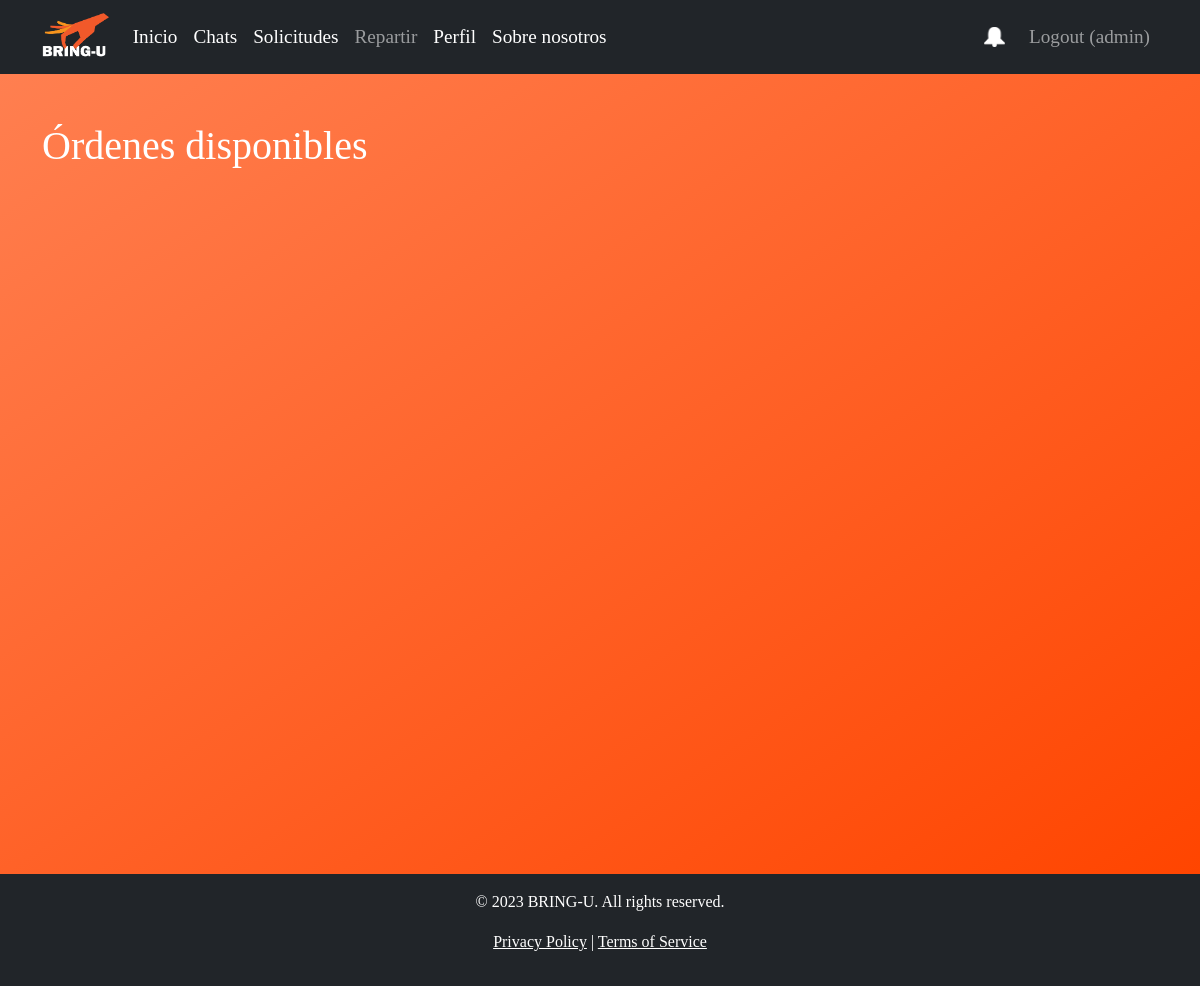
/available_orders/ (signed in), run on an earlier commit of the app's database.
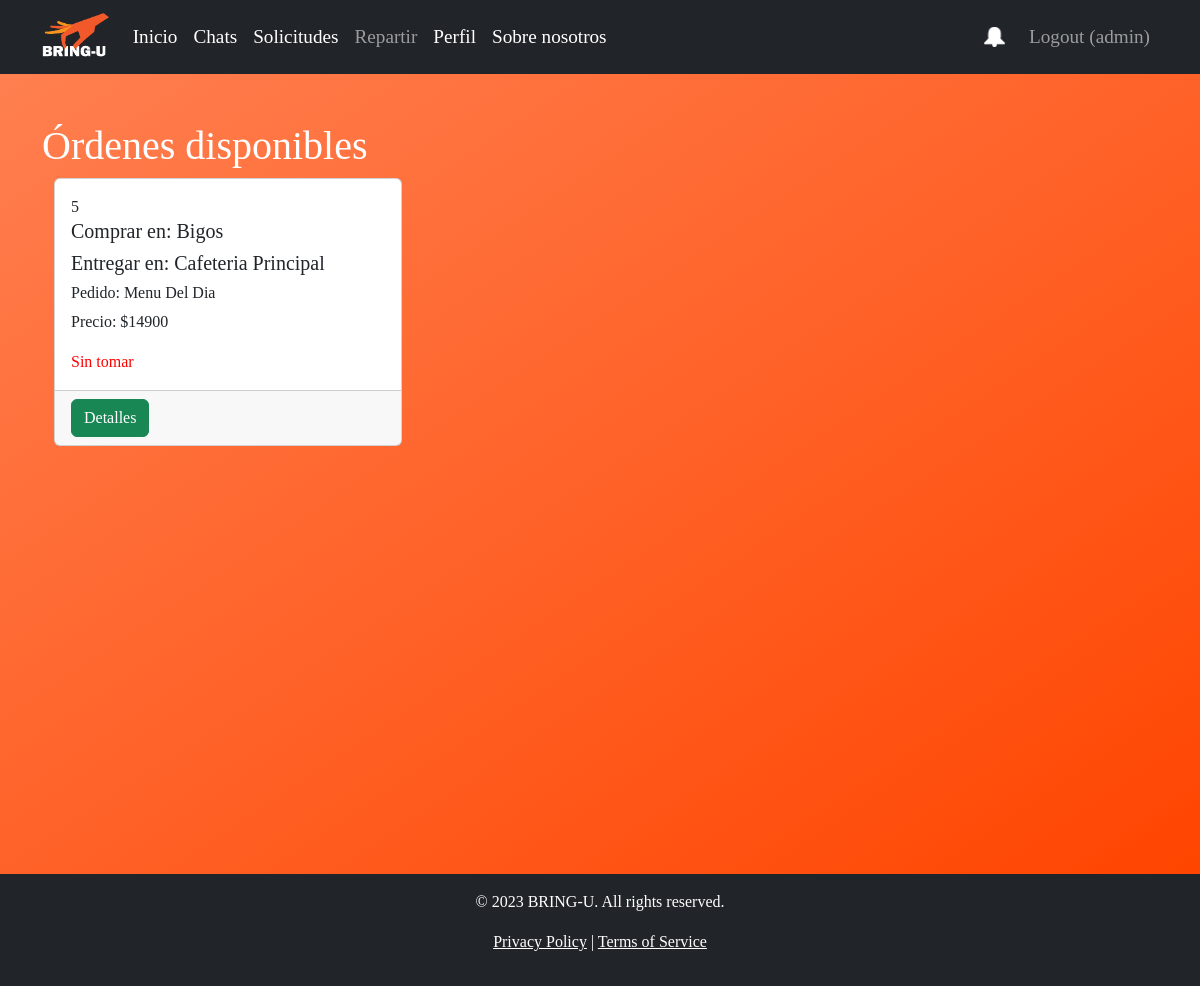
And on a later commit of the database.
### bring_u/models.py (models this page shows)
class Request(models.Model):
    id_request = models.AutoField(primary_key=True)
    name = models.CharField(max_length=100)
    desc = models.CharField(max_length=1000)
    price = models.IntegerField()
    status = models.CharField(max_length=30, default="Sin tomar")
    delivery_location = models.CharField(max_length=250)
    desc_delivery = models.CharField(max_length=1000, null=True)
    pick_up_location = models.CharField(max_length=250, default="Pick-up location")
    desc_pick_up_location = models.CharField(max_length=1000, null=True)
    file= models.FileField(upload_to='orders_media', null=True)
    fk_id_user = models.ForeignKey(UserProfile, on_delete=models.CASCADE)
    fk_id_product = models.ForeignKey(Product, on_delete=models.SET_NULL, null=True)
    business_name = models.CharField(max_length=70, null=True)

### bring_u/views.py (the view, shortened to what this page needs)
# urls.py: path('available_orders/', bringuViews.available_orders),
@login_required
@is_service_prov_required
def available_orders(request):
    user= request.user
    is_delivering = UserProfile.objects.filter(username=user, is_service_prov=True).exists() if user.is_authenticated else False
    user_requests = Request.objects.exclude(status="Tomado").exclude(status="Finalizado")
    context = {
        'is_delivering':is_delivering,
        'user_requests':user_requests
    }
    return render(request, "available_orders.html", context)

### accounts/models.py (called while the page is built)
    def __str__(self):
        return self.username

### bring_u/templates/available_orders.html (shortened to what this page needs)
{% extends "base.html" %}
{%load static%}
{% block head %}
<link rel="stylesheet" href="{% static 'css/main/available_orders.css' %}">
{% endblock %}
{% block content %}
<div class="container mt-5">
    <h1 class="text-white">Órdenes disponibles</h1>
    <div class="container">
        <div class="row -p-4">
            {% for order in user_requests %}
            <div class="col-md-4 mb-4">
                <div class="card">
                    <div class="card-body">
                        {% if order.business_name %}
                        {{ order.id_request }}
                        <h5 class="card-title">Comprar en: {{ order.business_name|title }}</h5>
                        {%endif%}
                        <h5 class="card-title">Entregar en: {{ order.delivery_location|title}}</h5>
                        <h6 class="card-title">Pedido: {{ order.name|title }}</h6>
                        <p class="card-text">Precio: ${{ order.price }}</p>
                        <p class="card-text" style="color:red">{{ order.status }}</p>
                    </div>
                    <div class="card-footer">
                        <button class="btn btn-success btn-cancel" type="button" data-bs-toggle="modal"
                            data-bs-target="#cancelConfirmationModal{{ order.id_request }}">
                            Detalles
                        </button>
                    </div>
                </div>
            </div>
            {% endfor %}
        </div>
    </div>
</div>
{% endblock %}

What changed in the data, as far as the page shows it:
added Request: id_request "5", business_name "Bigos", delivery_location "Cafeteria Principal", name "Menu Del Dia", price "14900", status "Sin tomar"
